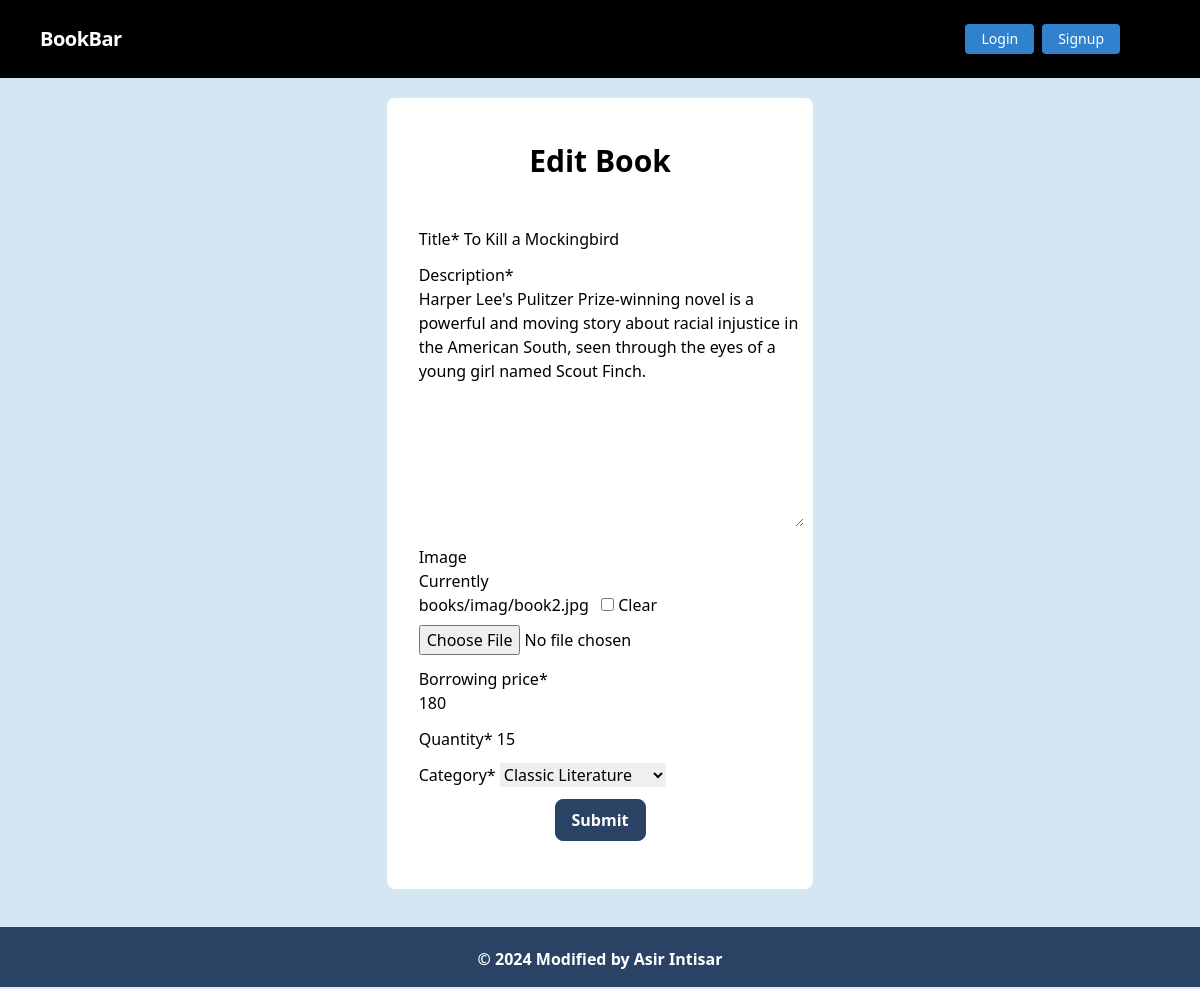
Page /books/details/edit/4 on the committed database.
### books/models.py (models this page shows, shortened)
class Books(models.Model):
    title = models.CharField(max_length=100)
    description = models.TextField()
    image = models.ImageField(upload_to='books/images',blank=True,null=True)
    borrowing_price = models.IntegerField()
    quantity = models.PositiveIntegerField(default=10)
    author = models.ForeignKey(User,on_delete=models.CASCADE,blank=True,null=True)
    category = models.ForeignKey(CategoryModel,on_delete=models.CASCADE)

### books/views.py (the view)
# urls.py: path('details/edit/<int:id>', views.UpdateBookView.as_view(), name='edit'),
class UpdateBookView(UpdateView):
    title = 'Edit Book'
    model = Books
    form_class = BooksForm
    template_name = 'edit.html'
    success_url = reverse_lazy('home')
    pk_url_kwarg = 'id'

### books/forms.py
class BooksForm(forms.ModelForm):
    class Meta:
        model = Books
        exclude = ['author']

### categories/models.py (called while the page is built)
    def __str__(self):
        return self.name

### books/templates/edit.html (shortened to what this page needs)
{% extends 'base.html' %}
{% load tailwind_filters %}
{%  load crispy_forms_tags %}
{% block content %}
<div class="w-full flex mt-5 justify-center" style="margin-bottom: 100px;">
    <div class="bg-white w-5/12 rounded-lg">
        <h1 class="font-bold text-3xl text-center pb-5 pt-10 px-5">Edit Book</h1>
        <form method="post" class="px-8 pt-6 pb-8 mb-4">
            {{form | crispy}}
            <div class="flex w-full justify-center">
                <button class="bg-blue-900 text-white hover:text-blue-900 hover:bg-white border border-blue-900 font-bold px-4 py-2 rounded-lg" type="submit">
                Submit
            </button>
            </div>
        </form>
    </div>
</div>
{% endblock %}

### rows in the picture
Books: title "To Kill a Mockingbird", description "Harper Lee's Pulitzer Prize-winning novel is a powerful and moving story about racial injustice in the American South, seen through the eyes of a young girl named Scout Finch.", borrowing_price "180", quantity "15", category "Classic Literature"
